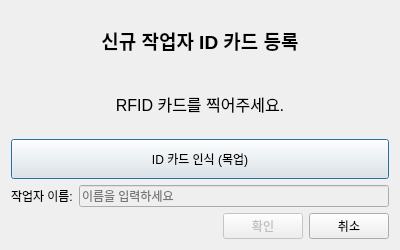
<?xml version="1.0" encoding="UTF-8"?>
<ui version="4.0">
 <class>WorkerRegistrationDialog</class>
 <widget class="QDialog" name="WorkerRegistrationDialog">
  <property name="geometry">
   <rect>
    <x>0</x>
    <y>0</y>
    <width>400</width>
    <height>250</height>
   </rect>
  </property>
  <property name="windowTitle">
   <string>작업자 등록</string>
  </property>
  <layout class="QVBoxLayout" name="verticalLayout">
   <item>
    <widget class="QLabel" name="label_title">
     <property name="font">
      <font>
       <pointsize>14</pointsize>
       <bold>true</bold>
      </font>
     </property>
     <property name="text">
      <string>신규 작업자 ID 카드 등록</string>
     </property>
     <property name="alignment">
      <set>Qt::AlignmentFlag::AlignCenter</set>
     </property>
    </widget>
   </item>
   <item>
    <widget class="QLabel" name="statusLabel">
     <property name="font">
      <font>
       <pointsize>12</pointsize>
      </font>
     </property>
     <property name="text">
      <string>RFID 카드를 찍어주세요.</string>
     </property>
     <property name="alignment">
      <set>Qt::AlignmentFlag::AlignCenter</set>
     </property>
    </widget>
   </item>
   <item>
    <widget class="QPushButton" name="rfidScanButton">
     <property name="minimumSize">
      <size>
       <width>0</width>
       <height>40</height>
      </size>
     </property>
     <property name="text">
      <string>ID 카드 인식 (목업)</string>
     </property>
    </widget>
   </item>
   <item>
    <layout class="QHBoxLayout" name="horizontalLayout_name">
     <item>
      <widget class="QLabel" name="label_name">
       <property name="text">
        <string>작업자 이름:</string>
       </property>
      </widget>
     </item>
     <item>
      <widget class="QLineEdit" name="workerNameEdit">
       <property name="enabled">
        <bool>false</bool>
       </property>
       <property name="placeholderText">
        <string>이름을 입력하세요</string>
       </property>
      </widget>
     </item>
    </layout>
   </item>
   <item>
    <layout class="QHBoxLayout" name="horizontalLayout_buttons">
     <item>
      <spacer name="horizontalSpacer">
       <property name="orientation">
        <enum>Qt::Orientation::Horizontal</enum>
       </property>
       <property name="sizeHint" stdset="0">
        <size>
         <width>40</width>
         <height>20</height>
        </size>
       </property>
      </spacer>
     </item>
     <item>
      <widget class="QPushButton" name="button_ok">
       <property name="enabled">
        <bool>false</bool>
       </property>
       <property name="text">
        <string>확인</string>
       </property>
      </widget>
     </item>
     <item>
      <widget class="QPushButton" name="button_cancel">
       <property name="text">
        <string>취소</string>
       </property>
      </widget>
     </item>
    </layout>
   </item>
  </layout>
 </widget>
 <resources/>
 <connections/>
</ui>
